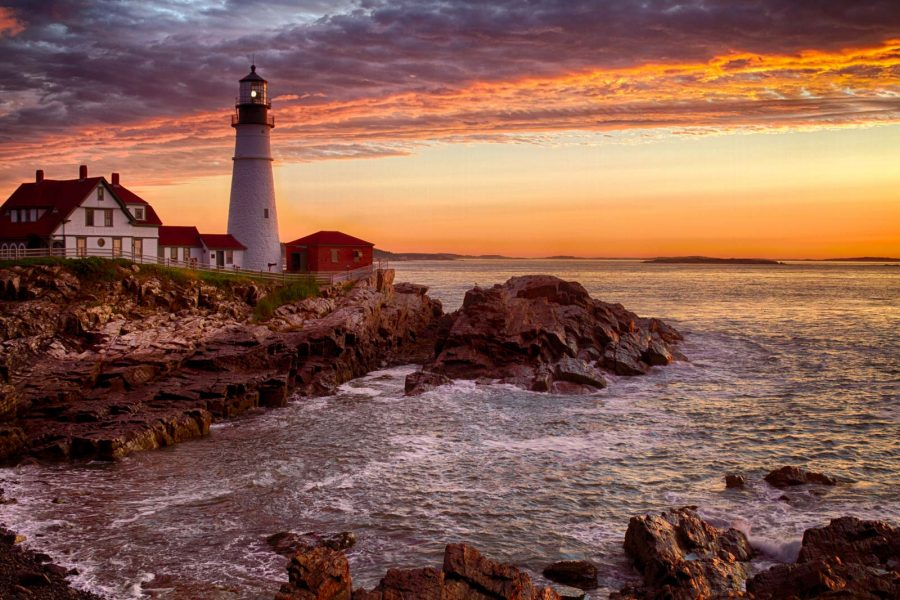
%> input picture img_source/5.jpg, 900 x 600 px
$ octave HW3lecture2.m   (GNU Octave 9; MATLAB toolbox functions it lacks are replaced by stand-ins)
%> lines starting %> are read from the running program, lines starting %| are printed output that depends on the picture
close all
clear all
clc

im1 = imread('D:\Matlab-Digital-Image-Processing\img_source\5.jpg');
%> im1 is the input picture: size 600x900x3 uint8; mean R, G, B 134.8, 93.3, 78.6
imshow(im1)
title('original image')
H = fspecial('gaussian',[5,5]);
M1 = imfilter(im1,H,'replicate');
M2 = imfilter(im1,H,'replicate');
I1 = M1(:,:,1);
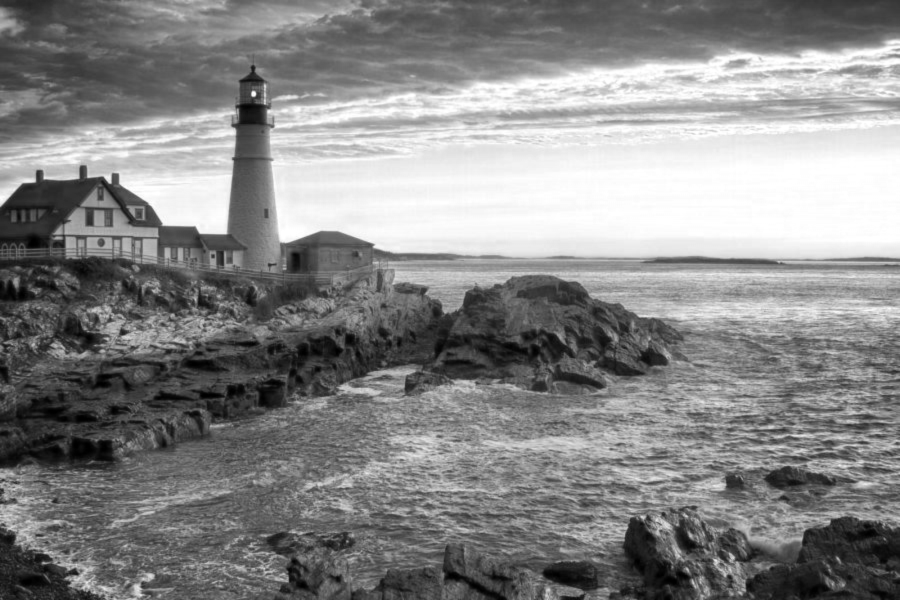
%> I1: size 600x900 uint8; min 0, max 255, mean 134.8
I2 = M2(:,:,1);

ker = -ones(3,3);
ker(2,2) = 9;
Ikf = uint8(conv2(I1,ker));
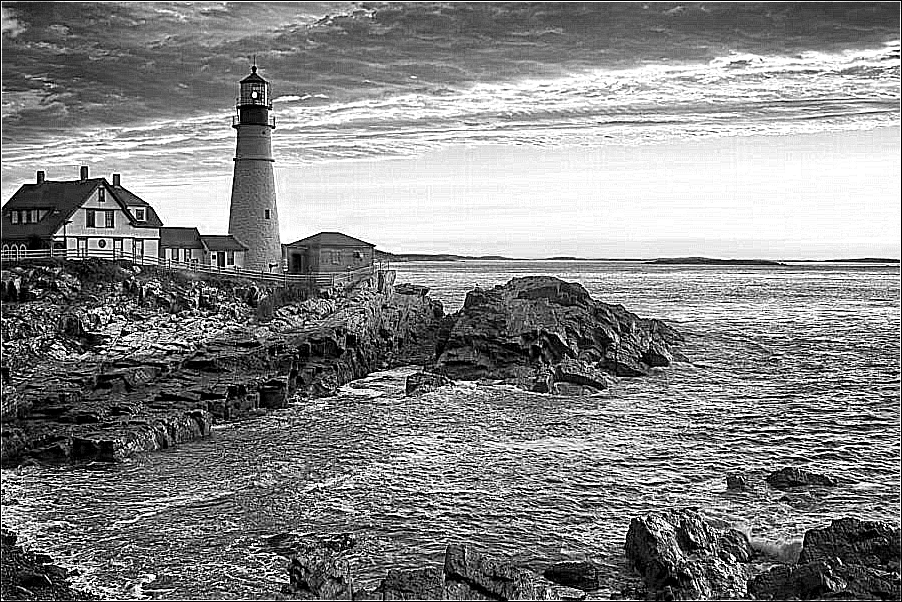
%> Ikf: size 602x902 uint8; min 0, max 255, mean 133.9
X1 = imfilter(I2,H,'replicate');
M2(:,:,1) = X1

figure
imshow(M2)
title('convolved image full')

If = fft2(I1);
keri = zeros(600,900);
keri(1:3,1:3) = ker;
kerif = fft2(keri);
Iff = If.*kerif;
Iffi = uint8(ifft2(Iff));
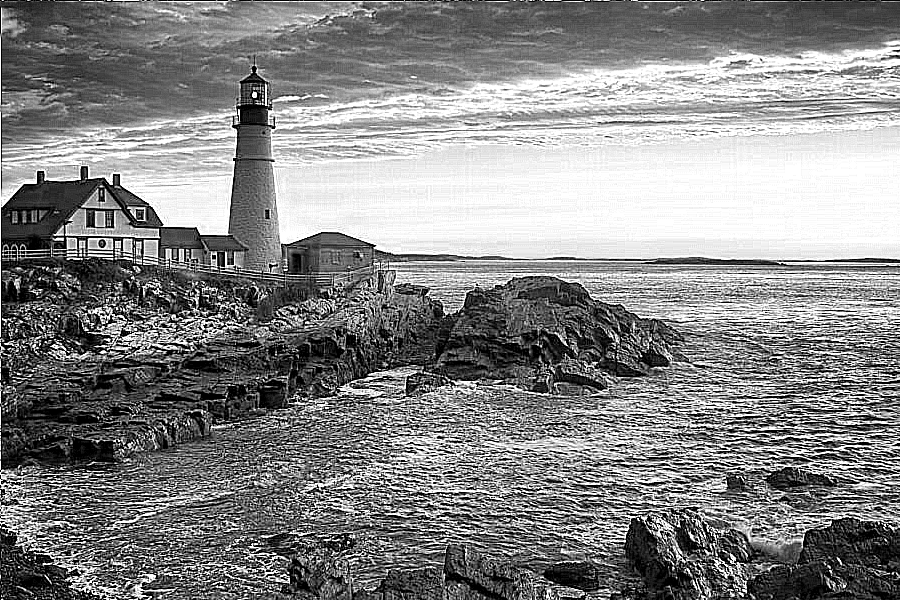
%> Iffi: size 600x900 uint8; min 0, max 255, mean 134
M1(:,:,1) = Iffi
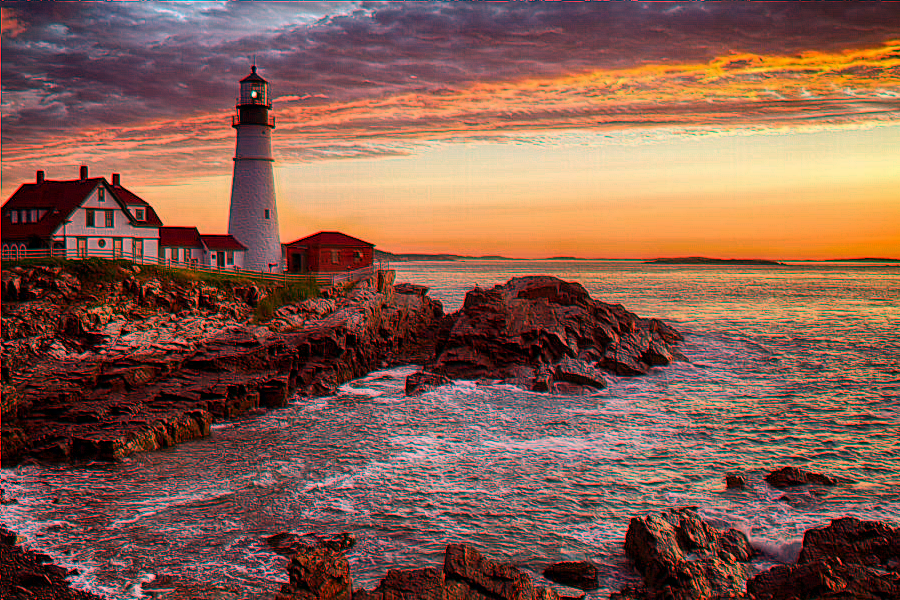
%> M1: size 600x900x3 uint8; mean R, G, B 134, 93.3, 78.6
figure
imshow(M1)

title('FFT convolved image')
